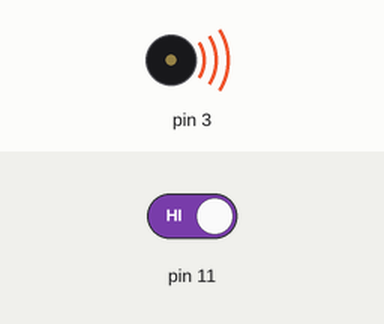
Simulated run of this sketch. Board: Arduino Uno, built with avr-gcc and run on an emulated ATmega328P. Shown: buzzer (waves = sounding). Inputs (shaded band) come from the test bench; at power-on: pin 11 HIGH. What the sketch prints to the serial monitor is not drawn.

Above: at 1.2 s.
1.3 s: pin 11 driven LOW
At 2.0 s:
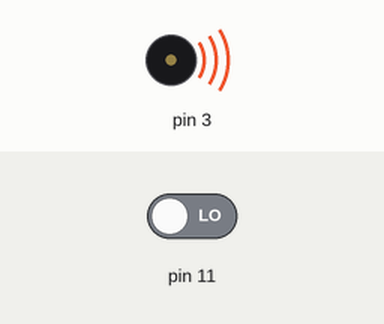
Timing chart, 0 to 4.3 s (numbered marks = the images above; inputs shaded):
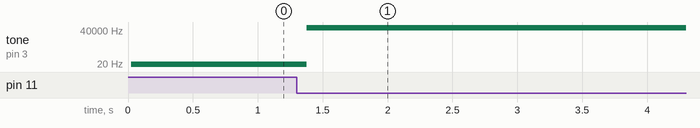

The sketch:

code-check.ino
```cpp
#include <CapacitiveSensor.h>

CapacitiveSensor   sensor = CapacitiveSensor(8,11);        // zwsichen bin 8 und 11 befinden sich vier in reihe geschaltene 1M widerstände, an pin 11 und dem widerstand wird ein stück alufolie mit einer krokodilklemme befestigt

#define SIZE 32
int raw;
int values[SIZE];

void setup(){
   sensor.set_CS_AutocaL_Millis(0xFFFFFFFF);
   Serial.begin(115200);
   Serial.println("raw smooth");
}

void loop(){
  raw = sensor.capacitiveSensor(10);

  for(int i = 0; i < SIZE-1;i++){
    values[i] = values[i+1];
  }
  values[SIZE-1] = raw;
  int average = 0;
  for(int i = 0; i < SIZE; i++){
    average += values[i];
  }

  int smooth = average/32;
  Serial.print(raw);
  Serial.print(" ");
  Serial.println(smooth);
  tone(3,smooth);
  delay(1);
}
```

Measured:
- after the input at 1.3 s, tone on pin 3: 3 Hz → 64988 Hz after 0.08 s
